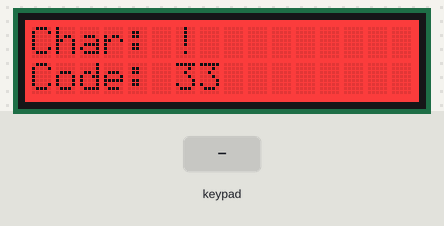
A sketch run on a simulated Arduino Mega 2560, built with avr-gcc and run on an emulated ATmega2560. Shown: 16×2 character LCD. The test bench sets the inputs (shaded band). What the sketch prints to the serial monitor is not drawn.

Above: at 1.2 s.
1.3 s: key 'U' pressed
At 1.9 s:
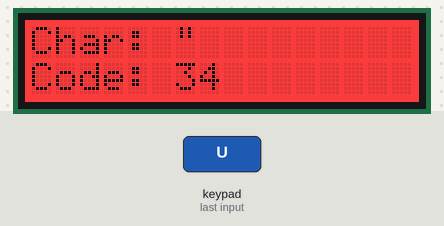
4.3 s: key 'D' pressed
At 4.76 s:
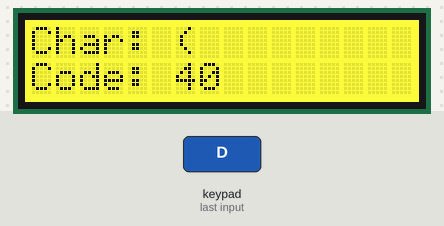
7.3 s: key 'L' pressed
At 7.76 s:
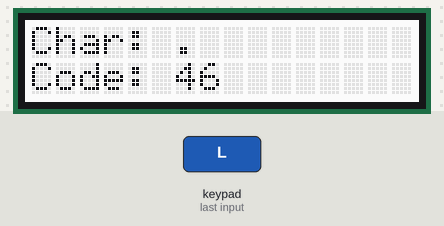
Timing chart, 0 to 10.3 s (numbered marks = the images above; inputs shaded):
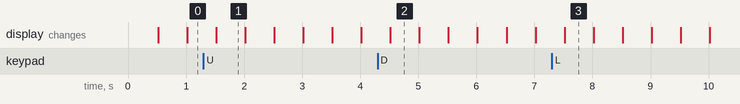

The sketch:

hardware-test.ino
```cpp
#include <Wire.h>
#include <Adafruit_RGBLCDShield.h>

Adafruit_RGBLCDShield lcd = Adafruit_RGBLCDShield();

// MIDI constants
const int MIDI_CHANNEL = 1;
const int MIDI_VELOCITY = 100;
const int MIDI_NOTES[] = {60, 62, 64, 65, 67, 69, 71, 72}; // C4-C5
const int MIDI_NOTE_COUNT = 8;

// Timing
unsigned long lastMidiTime = 0;
unsigned long lastDisplayTime = 0;
unsigned long lastColorTime = 0;
const unsigned long MIDI_INTERVAL = 200;  // ms per note
const unsigned long DISPLAY_INTERVAL = 500;  // ms
const unsigned long COLOR_INTERVAL = 1000;  // ms

// State
int currentMidiNote = 0;
bool noteOn = false;
int currentChar = 32;  // Start at space
int currentColor = 0;
uint8_t lastButtons = 0;

// Color definitions for RGB backlight
const uint8_t COLORS[] = {
  0x1,  // RED
  0x2,  // GREEN
  0x4,  // BLUE
  0x3,  // YELLOW (RED + GREEN)
  0x6,  // CYAN (GREEN + BLUE)
  0x5,  // MAGENTA (RED + BLUE)
  0x7,  // WHITE (RED + GREEN + BLUE)
  0x0   // OFF
};
const int COLOR_COUNT = 8;

void setup() {
  Serial.begin(9600);
  Serial1.begin(31250);  // MIDI baud rate
  lcd.begin(16, 2);
  lcd.setBacklight(0x0);  // Start with backlight off
  Serial.println("Hardware test started");
}

void loop() {
  unsigned long now = millis();

  // Handle MIDI output
  if (now - lastMidiTime >= MIDI_INTERVAL) {
    sendMidiNote();
    lastMidiTime = now;
  }

  // Handle display updates
  if (now - lastDisplayTime >= DISPLAY_INTERVAL) {
    updateDisplay();
    lastDisplayTime = now;
  }

  // Handle color changes
  if (now - lastColorTime >= COLOR_INTERVAL) {
    changeColor();
    lastColorTime = now;
  }

  // Handle button presses
  checkButtons();
}

void sendMidiNote() {
  if (!noteOn) {
    // Send Note On
    int note = MIDI_NOTES[currentMidiNote];
    Serial1.write(0x90 | (MIDI_CHANNEL - 1));  // Note On, channel 1
    Serial1.write(note);
    Serial1.write(MIDI_VELOCITY);
    noteOn = true;
  } else {
    // Send Note Off
    int note = MIDI_NOTES[currentMidiNote];
    Serial1.write(0x80 | (MIDI_CHANNEL - 1));  // Note Off, channel 1
    Serial1.write(note);
    Serial1.write(0);
    noteOn = false;
    // Move to next note
    currentMidiNote = (currentMidiNote + 1) % MIDI_NOTE_COUNT;
  }
}

void updateDisplay() {
  lcd.clear();
  lcd.setCursor(0, 0);

  // Display current ASCII character and its code
  char displayChar = (char)currentChar;
  lcd.print("Char: ");
  if (currentChar >= 32 && currentChar <= 126) {
    lcd.print(displayChar);
  } else {
    lcd.print("?");
  }

  lcd.setCursor(0, 1);
  lcd.print("Code: ");
  lcd.print(currentChar);

  // Move to next character
  currentChar++;
  if (currentChar > 126) {
    currentChar = 32;  // Wrap back to space
  }
}

void changeColor() {
  lcd.setBacklight(COLORS[currentColor]);
  currentColor = (currentColor + 1) % COLOR_COUNT;
}

void checkButtons() {
  uint8_t buttons = lcd.readButtons();

  // Detect button press events (edge detection)
  if (buttons != lastButtons) {
    if (buttons & BUTTON_UP) {
      Serial.println("Button UP pressed");
    }
    if (buttons & BUTTON_DOWN) {
      Serial.println("Button DOWN pressed");
    }
    if (buttons & BUTTON_LEFT) {
      Serial.println("Button LEFT pressed");
    }
    if (buttons & BUTTON_RIGHT) {
      Serial.println("Button RIGHT pressed");
    }
    if (buttons & BUTTON_SELECT) {
      Serial.println("Button SELECT pressed");
    }
    lastButtons = buttons;
  }
}
```

Measured:
- what the display in image 1 shows lasts 0.5 s, from 1.5 s to 2.0 s
